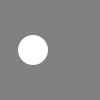
Frame 1 (no input)
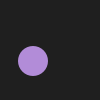
Frame 60 (the mouse pressed at the canvas centre just before this capture)
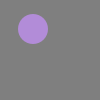
Frame 120 (the mouse held since frame 60 and released just before this capture)

The Processing sketch that drew these frames (run headless with seeded random() and noise(); from frame 60 on, the mouse is pressed at the canvas centre):

// Processing sketch: processing_162907
// ── processing_162907.pde

float y = 50.0;
float speed = 1.0;
float radius = 15.0;

void setup() {
  size(100, 100);
  smooth();
  noStroke();
  frameRate (12);
  ellipseMode(RADIUS);
}

void draw() {
  background(random(200));
  ellipse(33, y, radius, radius);
  fill(178,140,216);
  y = y + speed;
  if (y > height+radius) {
    y = -radius;
    fill(216,140,140);
  } else if (y == height-radius) {
    speed = -1;
  }
  if (y==radius) {
    speed = 1;
  }
}
